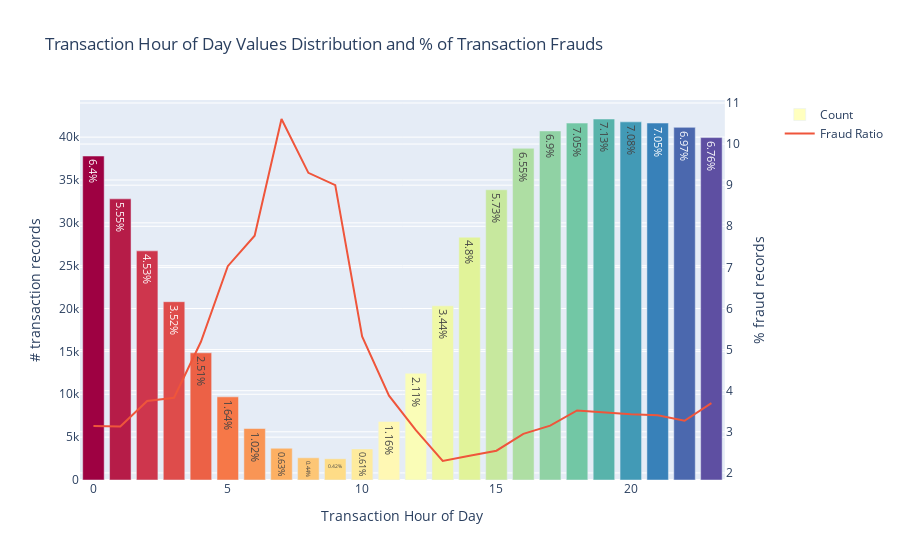
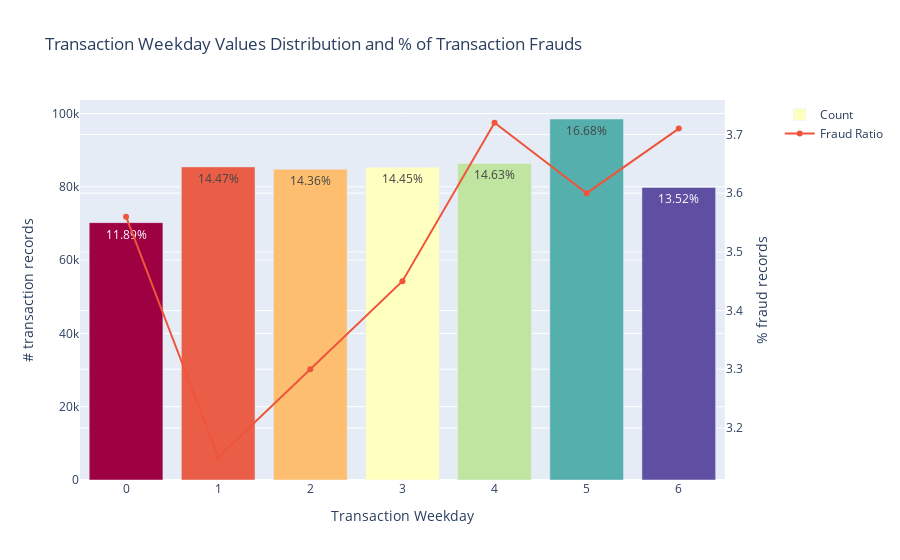
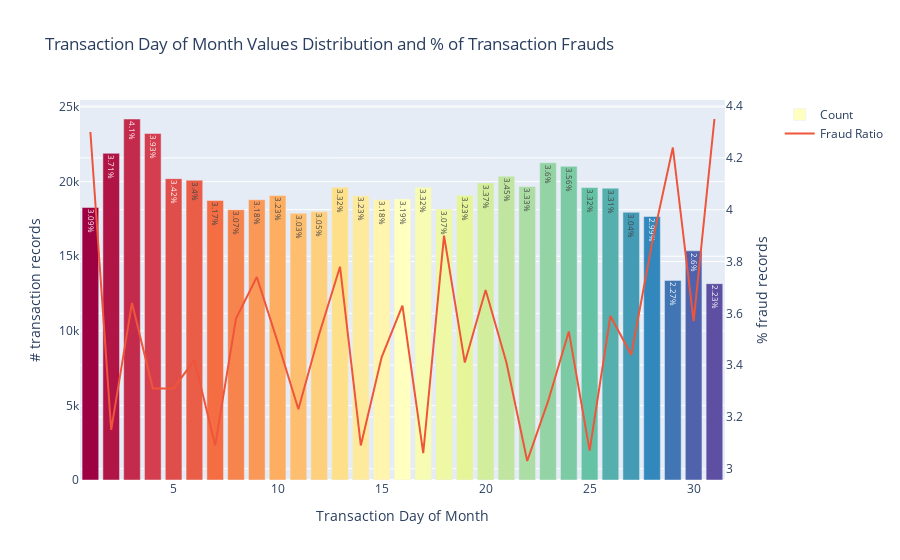
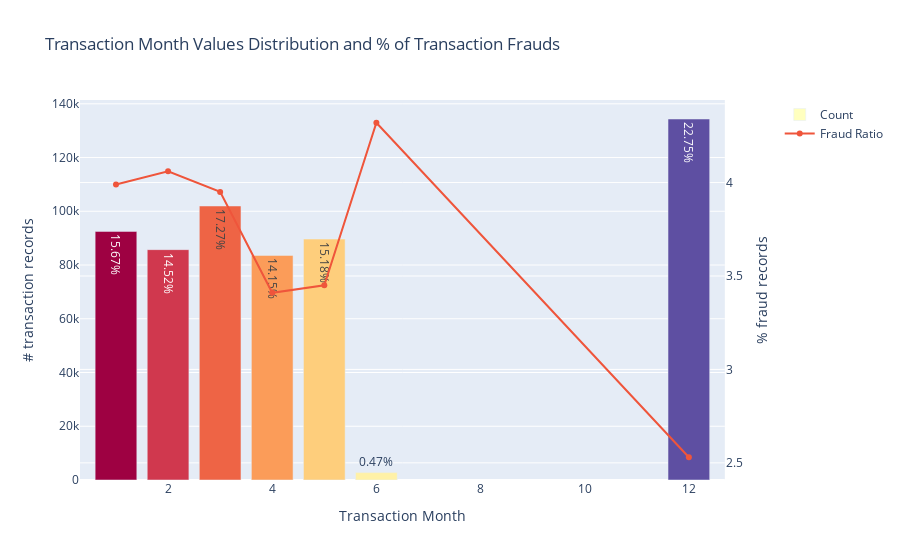

The notebook cell these images were saved under, in order:
### Code cell
# plot fraud distribution by transaction dt
for col in ['Transaction_Hours', 'Transaction_Weekdays', 'Transaction_Days', 'Transaction_Months']:
    plot_dist_and_fraud_pct(df, col)
    plot_time_dist_and_fraud_pct_plotly(df, col)

### Figure 1 — Plotly figure (JSON) as saved in the notebook; plotly's stock layout.template omitted (floating-point values rounded to 4 significant figures)
{"data": [{"marker": {"color": [0, 1, 2, 3, 4, 5, 6, 7, 8, 9, 10, 11, 12, 13, 14, 15, 16, 17, 18, 19, 20, 21, 22, 23], "colorscale": [[0, "rgb(158,1,66)"], [0.1, "rgb(213,62,79)"], [0.2, "rgb(244,109,67)"], [0.3, "rgb(253,174,97)"], [0.4, "rgb(254,224,139)"], [0.5, "rgb(255,255,191)"], [0.6, "rgb(230,245,152)"], [0.7, "rgb(171,221,164)"], [0.8, "rgb(102,194,165)"], [0.9, "rgb(50,136,189)"], [1, "rgb(94,79,162)"]]}, "name": "Count", "text": ["6.4%", "5.55%", "4.53%", "3.52%", "2.51%", "1.64%", "1.02%", "0.63%", "0.44%", "0.42%", "0.61%", "1.16%", "2.11%", "3.44%", "4.8%", "5.73%", "6.55%", "6.9%", "7.05%", "7.13%", "7.08%", "7.05%", "6.97%", "6.76%"], "textposition": "auto", "type": "bar", "x": [0, 1, 2, 3, 4, 5, 6, 7, 8, 9, 10, 11, 12, 13, 14, 15, 16, 17, 18, 19, 20, 21, 22, 23], "xaxis": "x", "y": [37795, 32797, 26732, 20802, 14839, 9701, 6007, 3704, 2591, 2479, 3627, 6827, 12451, 20315, 28328, 33859, 38698, 40723, 41639, 42115, 41782, 41641, 41139, 39949], "yaxis": "y"}, {"name": "Fraud Ratio", "type": "scatter", "x": [0, 1, 2, 3, 4, 5, 6, 7, 8, 9, 10, 11, 12, 13, 14, 15, 16, 17, 18, 19, 20, 21, 22, 23], "xaxis": "x", "y": [3.14, 3.13, 3.75, 3.83, 5.19, 7.03, 7.77, 10.61, 9.3, 9, 5.32, 3.88, 3.04, 2.29, 2.42, 2.54, 2.95, 3.15, 3.52, 3.47, 3.43, 3.4, 3.27, 3.7], "yaxis": "y2"}], "layout": {"title": {"text": "Transaction Hour of Day Values Distribution and % of Transaction Frauds"}, "xaxis": {"anchor": "y", "domain": [0, 0.94], "title": {"text": "Transaction Hour of Day"}}, "yaxis": {"anchor": "x", "domain": [0, 1], "title": {"text": "# transaction records"}}, "yaxis2": {"anchor": "x", "overlaying": "y", "side": "right", "title": {"text": "% fraud records"}}}}

### Figure 2 — Plotly figure (JSON) as saved in the notebook; plotly's stock layout.template omitted (floating-point values rounded to 4 significant figures)
{"data": [{"marker": {"color": [0, 1, 2, 3, 4, 5, 6], "colorscale": [[0, "rgb(158,1,66)"], [0.1, "rgb(213,62,79)"], [0.2, "rgb(244,109,67)"], [0.3, "rgb(253,174,97)"], [0.4, "rgb(254,224,139)"], [0.5, "rgb(255,255,191)"], [0.6, "rgb(230,245,152)"], [0.7, "rgb(171,221,164)"], [0.8, "rgb(102,194,165)"], [0.9, "rgb(50,136,189)"], [1, "rgb(94,79,162)"]]}, "name": "Count", "text": ["11.89%", "14.47%", "14.36%", "14.45%", "14.63%", "16.68%", "13.52%"], "textposition": "auto", "type": "bar", "x": [0, 1, 2, 3, 4, 5, 6], "xaxis": "x", "y": [70223, 85433, 84815, 85356, 86377, 98502, 79834], "yaxis": "y"}, {"name": "Fraud Ratio", "type": "scatter", "x": [0, 1, 2, 3, 4, 5, 6], "xaxis": "x", "y": [3.56, 3.15, 3.3, 3.45, 3.72, 3.6, 3.71], "yaxis": "y2"}], "layout": {"title": {"text": "Transaction Weekday Values Distribution and % of Transaction Frauds"}, "xaxis": {"anchor": "y", "domain": [0, 0.94], "title": {"text": "Transaction Weekday"}}, "yaxis": {"anchor": "x", "domain": [0, 1], "title": {"text": "# transaction records"}}, "yaxis2": {"anchor": "x", "overlaying": "y", "side": "right", "title": {"text": "% fraud records"}}}}

### Figure 3 — Plotly figure (JSON) as saved in the notebook; plotly's stock layout.template omitted (floating-point values rounded to 4 significant figures)
{"data": [{"marker": {"color": [1, 2, 3, 4, 5, 6, 7, 8, 9, 10, 11, 12, 13, 14, 15, 16, 17, 18, 19, 20, 21, 22, 23, 24, 25, 26, 27, 28, 29, 30, 31], "colorscale": [[0, "rgb(158,1,66)"], [0.1, "rgb(213,62,79)"], [0.2, "rgb(244,109,67)"], [0.3, "rgb(253,174,97)"], [0.4, "rgb(254,224,139)"], [0.5, "rgb(255,255,191)"], [0.6, "rgb(230,245,152)"], [0.7, "rgb(171,221,164)"], [0.8, "rgb(102,194,165)"], [0.9, "rgb(50,136,189)"], [1, "rgb(94,79,162)"]]}, "name": "Count", "text": ["3.09%", "3.71%", "4.1%", "3.93%", "3.42%", "3.4%", "3.17%", "3.07%", "3.18%", "3.23%", "3.03%", "3.05%", "3.32%", "3.23%", "3.18%", "3.19%", "3.32%", "3.07%", "3.23%", "3.37%", "3.45%", "3.33%", "3.6%", "3.56%", "3.32%", "3.31%", "3.04%", "2.99%", "2.27%", "2.6%", "2.23%"], "textposition": "auto", "type": "bar", "x": [1, 2, 3, 4, 5, 6, 7, 8, 9, 10, 11, 12, 13, 14, 15, 16, 17, 18, 19, 20, 21, 22, 23, 24, 25, 26, 27, 28, 29, 30, 31], "xaxis": "x", "y": [18264, 21894, 24197, 23223, 20200, 20095, 18742, 18117, 18788, 19074, 17879, 17989, 19625, 19049, 18784, 18839, 19617, 18158, 19089, 19914, 20358, 19675, 21265, 21026, 19606, 19563, 17946, 17662, 13379, 15361, 13162], "yaxis": "y"}, {"name": "Fraud Ratio", "type": "scatter", "x": [1, 2, 3, 4, 5, 6, 7, 8, 9, 10, 11, 12, 13, 14, 15, 16, 17, 18, 19, 20, 21, 22, 23, 24, 25, 26, 27, 28, 29, 30, 31], "xaxis": "x", "y": [4.3, 3.15, 3.64, 3.31, 3.31, 3.42, 3.09, 3.58, 3.74, 3.49, 3.23, 3.52, 3.78, 3.09, 3.43, 3.63, 3.06, 3.9, 3.41, 3.69, 3.41, 3.03, 3.26, 3.53, 3.07, 3.59, 3.44, 3.87, 4.24, 3.57, 4.35], "yaxis": "y2"}], "layout": {"title": {"text": "Transaction Day of Month Values Distribution and % of Transaction Frauds"}, "xaxis": {"anchor": "y", "domain": [0, 0.94], "title": {"text": "Transaction Day of Month"}}, "yaxis": {"anchor": "x", "domain": [0, 1], "title": {"text": "# transaction records"}}, "yaxis2": {"anchor": "x", "overlaying": "y", "side": "right", "title": {"text": "% fraud records"}}}}

### Figure 4 — Plotly figure (JSON) as saved in the notebook; plotly's stock layout.template omitted (floating-point values rounded to 4 significant figures)
{"data": [{"marker": {"color": [1, 2, 3, 4, 5, 6, 12], "colorscale": [[0, "rgb(158,1,66)"], [0.1, "rgb(213,62,79)"], [0.2, "rgb(244,109,67)"], [0.3, "rgb(253,174,97)"], [0.4, "rgb(254,224,139)"], [0.5, "rgb(255,255,191)"], [0.6, "rgb(230,245,152)"], [0.7, "rgb(171,221,164)"], [0.8, "rgb(102,194,165)"], [0.9, "rgb(50,136,189)"], [1, "rgb(94,79,162)"]]}, "name": "Count", "text": ["15.67%", "14.52%", "17.27%", "14.15%", "15.18%", "0.47%", "22.75%"], "textposition": "auto", "type": "bar", "x": [1, 2, 3, 4, 5, 6, 12], "xaxis": "x", "y": [92510, 85725, 101968, 83571, 89673, 2754, 134339], "yaxis": "y"}, {"name": "Fraud Ratio", "type": "scatter", "x": [1, 2, 3, 4, 5, 6, 12], "xaxis": "x", "y": [3.99, 4.06, 3.95, 3.41, 3.45, 4.32, 2.53], "yaxis": "y2"}], "layout": {"title": {"text": "Transaction Month Values Distribution and % of Transaction Frauds"}, "xaxis": {"anchor": "y", "domain": [0, 0.94], "title": {"text": "Transaction Month"}}, "yaxis": {"anchor": "x", "domain": [0, 1], "title": {"text": "# transaction records"}}, "yaxis2": {"anchor": "x", "overlaying": "y", "side": "right", "title": {"text": "% fraud records"}}}}
